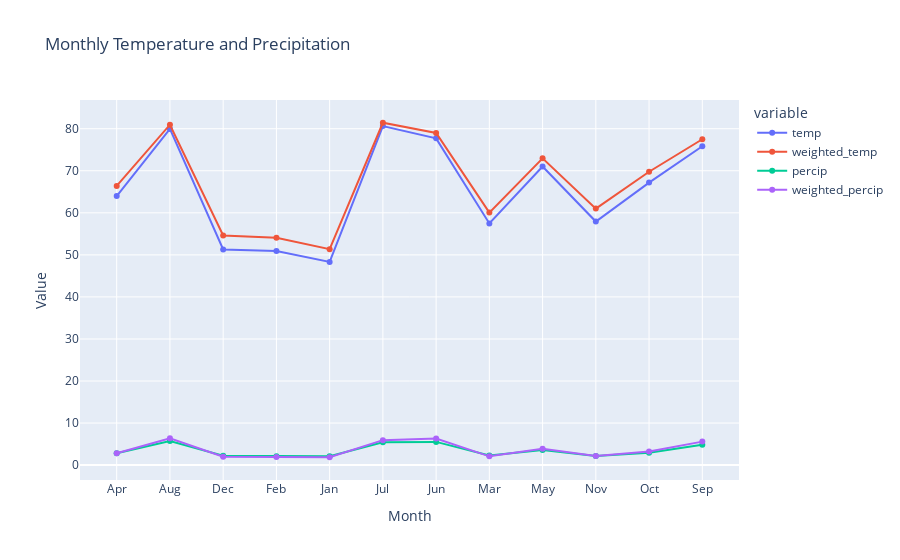

Notebook code for this chart:
### Code cell
fig = px.line(top10_wallet_ideal, x='month', y=['temp', 'weighted_temp', 'percip', 'weighted_percip'],
              title='Monthly Temperature and Precipitation based on wallet',
              labels={'value': 'Value', 'month': 'Month'},
              markers=True)

# Show the plot
fig.show()

### Figure 1 — Plotly figure (JSON) as saved in the notebook; plotly's stock layout.template omitted (floating-point values rounded to 4 significant figures)
{"data": [{"hovertemplate": "variable=temp<br>Month=%{x}<br>Value=%{y}<extra></extra>", "legendgroup": "temp", "line": {"color": "#636efa", "dash": "solid"}, "marker": {"symbol": "circle"}, "mode": "lines+markers", "name": "temp", "orientation": "v", "showlegend": true, "type": "scatter", "x": ["Apr", "Aug", "Dec", "Feb", "Jan", "Jul", "Jun", "Mar", "May", "Nov", "Oct", "Sep"], "xaxis": "x", "y": [63.98, 79.96, 51.29, 50.91, 48.31, 80.62, 77.71, 57.47, 71.0, 57.92, 67.19, 75.82], "yaxis": "y"}, {"hovertemplate": "variable=weighted_temp<br>Month=%{x}<br>Value=%{y}<extra></extra>", "legendgroup": "weighted_temp", "line": {"color": "#EF553B", "dash": "solid"}, "marker": {"symbol": "circle"}, "mode": "lines+markers", "name": "weighted_temp", "orientation": "v", "showlegend": true, "type": "scatter", "x": ["Apr", "Aug", "Dec", "Feb", "Jan", "Jul", "Jun", "Mar", "May", "Nov", "Oct", "Sep"], "xaxis": "x", "y": [66.41, 80.96, 54.63, 54.08, 51.35, 81.42, 79.0, 60.05, 72.97, 61.0, 69.77, 77.5], "yaxis": "y"}, {"hovertemplate": "variable=percip<br>Month=%{x}<br>Value=%{y}<extra></extra>", "legendgroup": "percip", "line": {"color": "#00cc96", "dash": "solid"}, "marker": {"symbol": "circle"}, "mode": "lines+markers", "name": "percip", "orientation": "v", "showlegend": true, "type": "scatter", "x": ["Apr", "Aug", "Dec", "Feb", "Jan", "Jul", "Jun", "Mar", "May", "Nov", "Oct", "Sep"], "xaxis": "x", "y": [2.834, 5.735, 2.257, 2.133, 2.104, 5.439, 5.528, 2.297, 3.617, 2.151, 2.961, 4.832], "yaxis": "y"}, {"hovertemplate": "variable=weighted_percip<br>Month=%{x}<br>Value=%{y}<extra></extra>", "legendgroup": "weighted_percip", "line": {"color": "#ab63fa", "dash": "solid"}, "marker": {"symbol": "circle"}, "mode": "lines+markers", "name": "weighted_percip", "orientation": "v", "showlegend": true, "type": "scatter", "x": ["Apr", "Aug", "Dec", "Feb", "Jan", "Jul", "Jun", "Mar", "May", "Nov", "Oct", "Sep"], "xaxis": "x", "y": [2.825, 6.385, 2.006, 1.93, 1.872, 5.936, 6.338, 2.091, 3.878, 2.144, 3.225, 5.593], "yaxis": "y"}], "layout": {"legend": {"title": {"text": "variable"}, "tracegroupgap": 0}, "title": {"text": "Monthly Temperature and Precipitation"}, "xaxis": {"anchor": "y", "domain": [0, 1], "title": {"text": "Month"}}, "yaxis": {"anchor": "x", "domain": [0, 1], "title": {"text": "Value"}}}}
